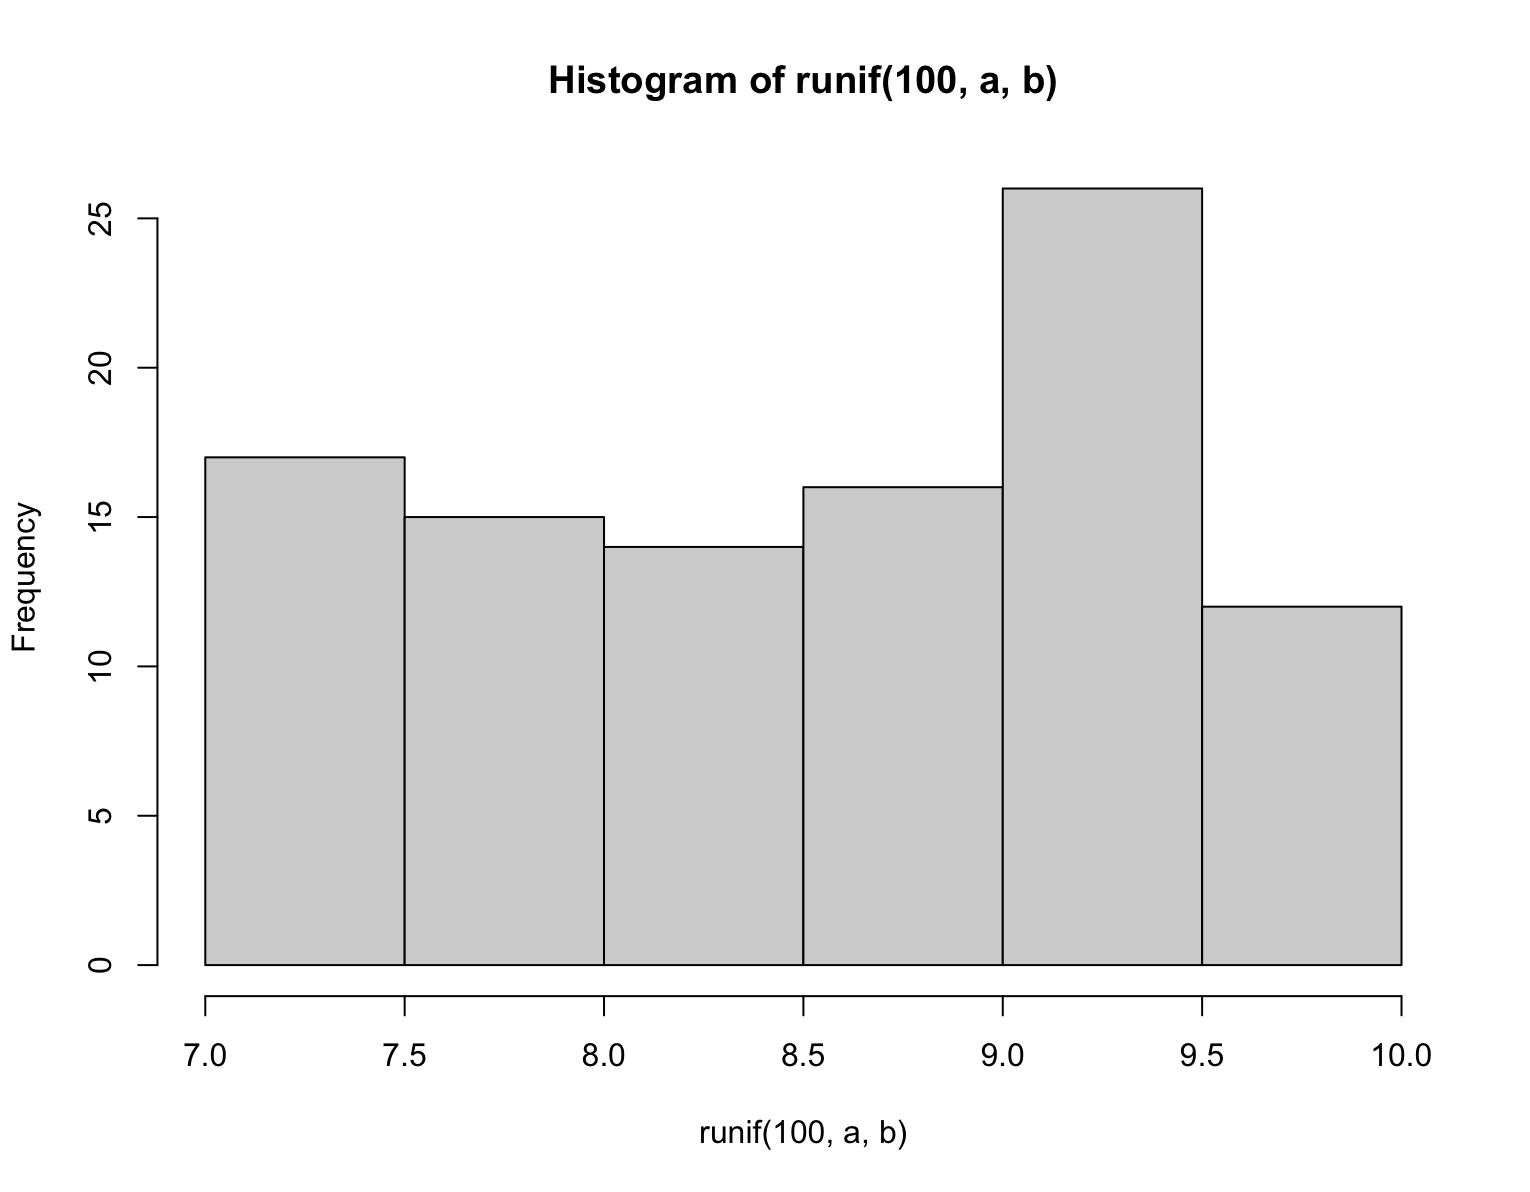

Here is the R script that generated this plot:
a <- 7
b <- 10

punif(8.8, a, b) # 0.6
punif(9.5, a, b) - punif(7.4, a, b) # 0.7
1 - punif(8.5, a, b) # 0.5

hist(runif(100, a, b))
